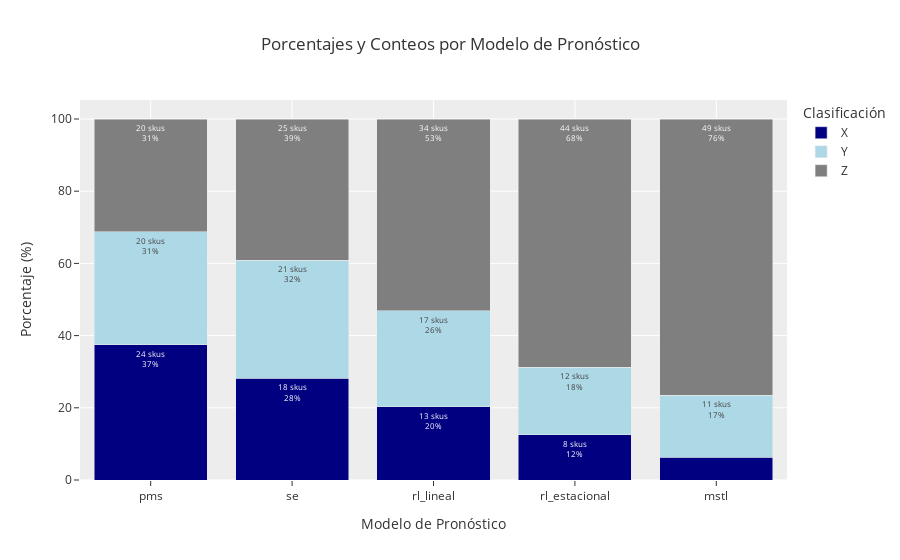

Write notebook code for a chart like this one.
### Code cell
# x = 35
# y = 70
# graficar_xyz(df_final, x, y)

### Figure 1 — Plotly figure (JSON) as saved in the notebook; plotly's stock layout.template omitted (floating-point values rounded to 4 significant figures)
{"data": [{"alignmentgroup": "True", "hovertemplate": "Clasificación=X<br>Modelo=%{x}<br>Porcentaje=%{y}<br>text=%{text}<extra></extra>", "legendgroup": "X", "marker": {"color": "navy", "pattern": {"shape": ""}}, "name": "X", "offsetgroup": "X", "orientation": "v", "showlegend": true, "text": ["24 skus<br>37%", "18 skus<br>28%", "13 skus<br>20%", "8 skus<br>12%", "4 skus<br>6%"], "textfont": {"size": 8}, "textposition": "inside", "type": "bar", "x": ["pms", "se", "rl_lineal", "rl_estacional", "mstl"], "xaxis": "x", "y": [37.5, 28.12, 20.31, 12.5, 6.25], "yaxis": "y"}, {"alignmentgroup": "True", "hovertemplate": "Clasificación=Y<br>Modelo=%{x}<br>Porcentaje=%{y}<br>text=%{text}<extra></extra>", "legendgroup": "Y", "marker": {"color": "lightblue", "pattern": {"shape": ""}}, "name": "Y", "offsetgroup": "Y", "orientation": "v", "showlegend": true, "text": ["20 skus<br>31%", "21 skus<br>32%", "17 skus<br>26%", "12 skus<br>18%", "11 skus<br>17%"], "textfont": {"size": 8}, "textposition": "inside", "type": "bar", "x": ["pms", "se", "rl_lineal", "rl_estacional", "mstl"], "xaxis": "x", "y": [31.25, 32.81, 26.56, 18.75, 17.19], "yaxis": "y"}, {"alignmentgroup": "True", "hovertemplate": "Clasificación=Z<br>Modelo=%{x}<br>Porcentaje=%{y}<br>text=%{text}<extra></extra>", "legendgroup": "Z", "marker": {"color": "#7f7f7f", "pattern": {"shape": ""}}, "name": "Z", "offsetgroup": "Z", "orientation": "v", "showlegend": true, "text": ["20 skus<br>31%", "25 skus<br>39%", "34 skus<br>53%", "44 skus<br>68%", "49 skus<br>76%"], "textfont": {"size": 8}, "textposition": "inside", "type": "bar", "x": ["pms", "se", "rl_lineal", "rl_estacional", "mstl"], "xaxis": "x", "y": [31.25, 39.06, 53.12, 68.75, 76.56], "yaxis": "y"}], "layout": {"autosize": true, "barmode": "stack", "legend": {"title": {"text": "Clasificación"}, "tracegroupgap": 0}, "title": {"text": "Porcentajes y Conteos por Modelo de Pronóstico", "x": 0.5}, "uniformtext": {"minsize": 8, "mode": "hide"}, "xaxis": {"anchor": "y", "autorange": true, "domain": [0, 1], "range": [-0.5, 4.5], "title": {"text": "Modelo de Pronóstico"}, "type": "category"}, "yaxis": {"anchor": "x", "autorange": true, "domain": [0, 1], "range": [0, 105.3], "title": {"text": "Porcentaje (%)"}, "type": "linear"}}}
